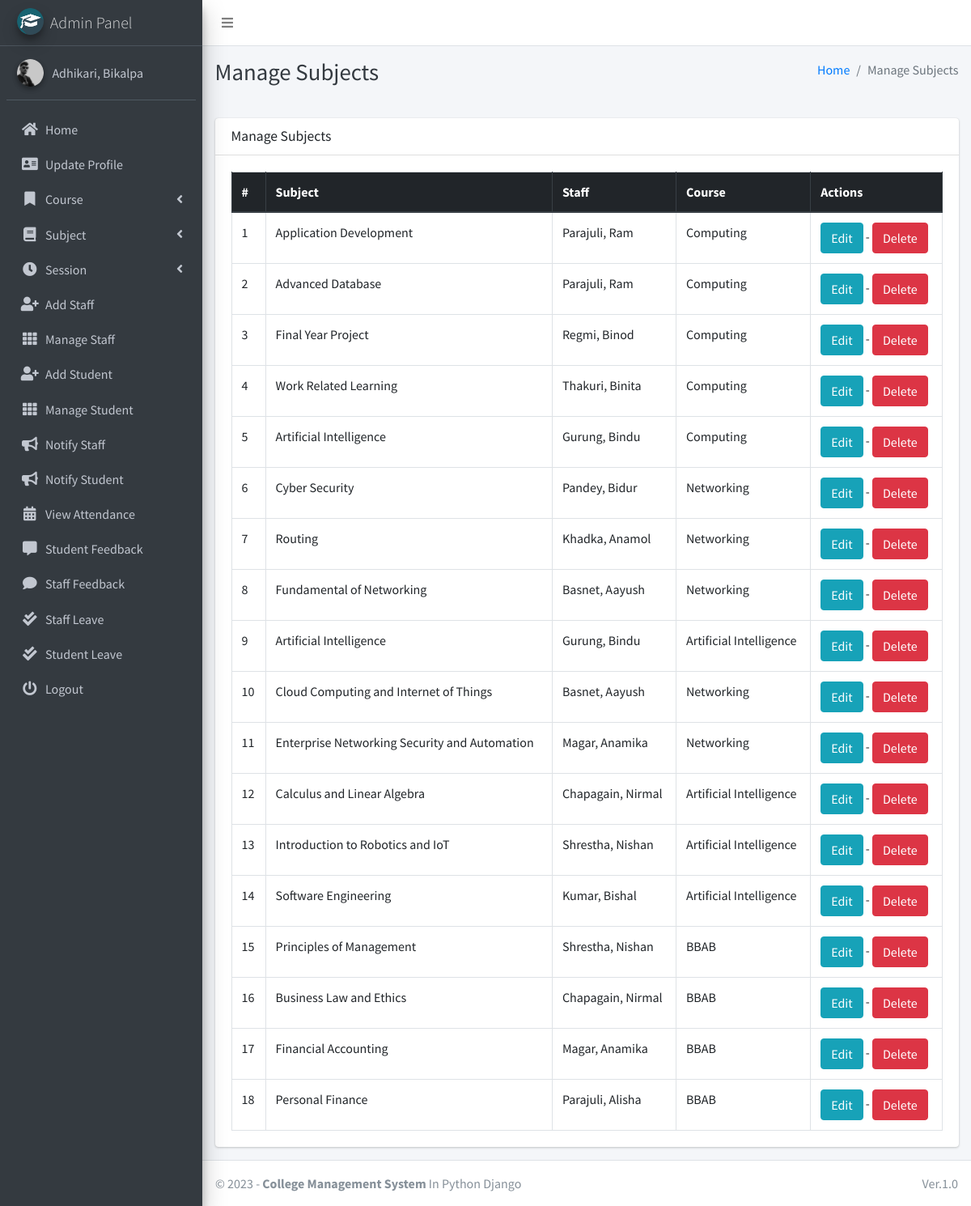
The app's page /subject/manage/ (signed in) with its own data.
### main_app/models.py (models this page shows, shortened)
class CustomUser(AbstractUser):
    USER_TYPE = ((1, "HOD"), (2, "Staff"), (3, "Student"))
    GENDER = [("M", "Male"), ("F", "Female")]
    username = None  # Removed username, using email instead
    email = models.EmailField(unique=True)
    user_type = models.CharField(default=1, choices=USER_TYPE, max_length=1)
    gender = models.CharField(max_length=1, choices=GENDER)
    profile_pic = models.ImageField()
    address = models.TextField()
    fcm_token = models.TextField(default="")  # For firebase notifications
    created_at = models.DateTimeField(auto_now_add=True)
    updated_at = models.DateTimeField(auto_now=True)
    USERNAME_FIELD = "email"
    REQUIRED_FIELDS = []
    objects = CustomUserManager()
    def __str__(self):
        return self.last_name + ", " + self.first_name

class Subject(models.Model):
    name = models.CharField(max_length=120)
    staff = models.ForeignKey(Staff,on_delete=models.CASCADE,)
    course = models.ForeignKey(Course, on_delete=models.CASCADE)
    updated_at = models.DateTimeField(auto_now=True)
    created_at = models.DateTimeField(auto_now_add=True)

class Staff(models.Model):
    course = models.ForeignKey(Course, on_delete=models.DO_NOTHING, null=True, blank=False)
    admin = models.OneToOneField(CustomUser, on_delete=models.CASCADE)

class Course(models.Model):
    name = models.CharField(max_length=120)
    created_at = models.DateTimeField(auto_now_add=True)
    updated_at = models.DateTimeField(auto_now=True)

### main_app/hod_views.py (the view)
# urls.py: path("subject/manage/", hod_views.manage_subject, name='manage_subject'),
def manage_subject(request):
    subjects = Subject.objects.all()
    context = {
        'subjects': subjects,
        'page_title': 'Manage Subjects'
    }
    return render(request, "hod_template/manage_subject.html", context)

### main_app/templates/hod_template/manage_subject.html
{% extends 'main_app/base.html' %}
{% load static %}
{% block page_title %}{{page_title}}{% endblock page_title %}
{% block content %}
<section class="content">
    <div class="container-fluid">
        <div class="row">
            <div class="col-md-12">
                <div class="card">
                    <div class="card-header">
                        <h3 class="card-title">{{page_title}}</h3>
                    </div>
                    <div class="card-body">
                        <table id="example2" class="table table-bordered table-hover">
                            <thead class="thead-dark">
                                <tr>
                                    <th>#</th>
                                    <th>Subject</th>
                                    <th>Staff</th>
                                    <th>Course</th>
                                    <th>Actions</th>
                                </tr>
                            </thead>
                            <tbody>
                                {% for subject in subjects %}
                                <tr>
                                    <td>{{ forloop.counter }}</td>
                                    <td>{{subject.name}}</td>
                                    <td>{{subject.staff.admin}}</td>
                                    <td>{{subject.course.name}}</td>
                                    <td>
                                        <a href="{% url 'edit_subject' subject.id %}" class="btn btn-info">Edit</a> -
                                        <a href="{% url 'delete_subject' subject.id %}" onclick="return confirm('Are you sure you want to delete this ?')" class="btn btn-danger">Delete</a>
                                    </td>
                                </tr>
                                {% endfor %}
                            </tbody>
                        </table>
                    </div>
                </div>
            </div>
        </div>
    </div>
</section>
{% endblock content %}

### main_app/templates/main_app/sidebar_template.html (shortened to what this page needs)
{% load static %}
<aside class="main-sidebar sidebar-dark-info elevation-4">
    {% if request.user.user_type == '1' %}
    <a href="{% url 'admin_home' %}" class="brand-link">
        <img src="{% static 'dist/img/cmsl.png' %} " alt="AdminLTE Logo"
            class="brand-image img-circle elevation-3" >
        <span class="brand-text font-weight-light">Admin Panel</span>
    </a>
    <div class="sidebar">
        <div class="user-panel mt-3 pb-3 mb-3 d-flex">
            <div class="image">
                <img src="{{ request.user.profile_pic}}" class="img-circle elevation-2" alt="User Image">
            </div>
            <div class="info">
                <a href="#" class="d-block">{{user}}</a>
            </div>
        </div>
        <nav class="mt-2">
            <ul class="nav nav-pills nav-sidebar flex-column" data-widget="treeview" role="menu" data-accordion="false">
                <li class="nav-item">
                    {% url 'admin_home' as admin_home %}
                    <a href="{{admin_home}}" class="nav-link {% if admin_home == request.path %} active {% endif %}">
                        <i class="nav-icon fas fa-home"></i>
                        <p>
                            Home
                        </p>
                    </a>
                </li>
                <li class="nav-item">
                    {% url 'admin_view_profile' as admin_view_profile %}
                    <a href="{{admin_view_profile}}"
                        class="nav-link {% if admin_view_profile == request.path %} active {% endif %}">
                        <i class="nav-icon fas fa-address-card"></i>
                        <p>
                            Update Profile
                        </p>
                    </a>
                </li>
                <li class="nav-item has-treeview">
                    <a href="#" class="nav-link">
                        <i class="nav-icon fas fa-bookmark"></i>
                        <p>
                            Course
                            <i class="fas fa-angle-left right"></i>
                        </p>
                    </a>
                </li>
                <li class="nav-item has-treeview">
                    <a href="#" class="nav-link">
                        <i class="nav-icon fas fa-book"></i>
                        <p>
                            Subject
                            <i class="fas fa-angle-left right"></i>
                        </p>
                    </a>
                </li>
                <li class="nav-item has-treeview">
                    <a href="#" class="nav-link">
                        <i class="nav-icon fas fa-clock"></i>
                        <p>
                            Session
                            <i class="fas fa-angle-left right"></i>
                        </p>
                    </a>
                </li>
                <li class="nav-item">
                    {% url 'add_staff' as add_staff %}
                    <a href="{{add_staff}}" class="nav-link {% if add_staff == request.path %} active {% endif %}">
                        <i class="nav-icon fas fa-user-plus"></i>
                        <p>
                            Add Staff
                        </p>
                    </a>
                </li>
                <li class="nav-item">
                    {% url 'manage_staff' as manage_staff %}
                    {% url 'edit_staff' staff_id as edit_staff %}
                    <a href="{{manage_staff}}"
                        class="nav-link {% if manage_staff == request.path or request.path == edit_staff %} active {% endif %}">
                        <i class="nav-icon fas fa-th"></i>
                        <p>
                            Manage Staff
                        </p>
                    </a>
                </li>
                <li class="nav-item">
                    {% url 'add_student' as add_student%}
                    <a href="{{add_student}}" class="nav-link  {% if add_student == request.path %} active {% endif %}">
                        <i class="nav-icon fas fa-user-plus"></i>
                        <p>
                            Add Student
                        </p>
                    </a>
                </li>
                <li class="nav-item">
                    {% url 'manage_student' as manage_student %}
                    {% url 'edit_student' student_id as edit_student %}
                    <a href="{{manage_student}}"
                        class="nav-link  {% if edit_student == request.path or manage_student == request.path %} active {% endif %}">
                        <i class="nav-icon fas fa-th"></i>
                        <p>
                            Manage Student
                        </p>
                    </a>
                </li>
                <li class="nav-item">
                    {% url 'admin_notify_staff' as admin_notify_staff %}
                    <a href="{{admin_notify_staff}}"
                        class="nav-link {% if admin_notify_staff == request.path %} active {% endif %}">
                        <i class="nav-icon fas fa-bullhorn"></i>
                        <p>
                            Notify Staff
                        </p>
                    </a>
                </li>
                <li class="nav-item">
                    {% url 'admin_notify_student' as admin_notify_student %}
                    <a href="{{admin_notify_student}}"
                        class="nav-link {% if admin_notify_student == request.path %} active {% endif %}">
                        <i class="nav-icon fas fa-bullhorn"></i>
                        <p>
                            Notify Student
                        </p>
                    </a>
                </li>
                <li class="nav-item">
                    {% url 'admin_view_attendance' as admin_view_attendance %}
                <li class="nav-item">
                    <a href="{{admin_view_attendance}}"
                        class="nav-link  {% if admin_view_attendance == request.path %} active {% endif %}">
                        <i class="nav-icon fas fa-calendar-alt"></i>
                        <p>
                            View Attendance
                        </p>
                    </a>
                </li>
                <li class="nav-item">
                    {% url 'student_feedback_message' as student_feedback_message %}
                    <a href="{{ student_feedback_message }}"
                        class="nav-link  {% if student_feedback_message == request.path %} active {% endif %}">
                        <i class="nav-icon fas fa-comment-alt"></i>
                        <p>
                            Student Feedback
                        </p>
                    </a>
                </li>
                <li class="nav-item">
                    {% url 'staff_feedback_message' as staff_feedback_message %}
                    <a href="{{staff_feedback_message}}"
                        class="nav-link   {% if staff_feedback_message == request.path %} active {% endif %}">
                        <i class="nav-icon fas fa-comment"></i>
                        <p>
                            Staff Feedback
                        </p>
                    </a>
                </li>
                <li class="nav-item">
                    {% url 'view_staff_leave' as view_staff_leave %}
                    <a href="{{view_staff_leave}}"
                        class="nav-link  {% if view_staff_leave == request.path %} active {% endif %}">
                        <i class="nav-icon fas fa-check-double"></i>
                        <p>
                            Staff Leave
                        </p>
                    </a>
                </li>
                <li class="nav-item">
                    {% url 'view_student_leave' as view_student_leave %}
                    <a href="{% url 'view_student_leave' %}"
                        class="nav-link  {% if view_student_leave == request.path %} active {% endif %}">
                        <i class="nav-icon fas fa-check-double"></i>
                        <p>
                            Student Leave
                        </p>
                    </a>
                </li>
                                        {% endif %}
                                        <li class="nav-item">
                                            <a href="{% url 'user_logout' %}"
                                                onclick="return confirm('Your session would be terminated.\n\nProceed?')"
                                                class="nav-link">
                                                <i class="nav-icon fas fa-power-off"></i>
                                                <p>
                                                    Logout
                                                </p>
                                            </a>
                                        </li>
                                    </ul>
                                </nav>
                            </div>
</aside>

### records on screen
CustomUser: user.profile_pic (picture), last_name+first_name "Adhikari, Bikalpa"
Subject: name "Application Development", staff.admin "Parajuli, Ram", course.name "Computing"
Subject: name "Advanced Database", staff.admin "Parajuli, Ram", course.name "Computing"
Subject: name "Final Year Project", staff.admin "Regmi, Binod", course.name "Computing"
Subject: name "Work Related Learning", staff.admin "Thakuri, Binita", course.name "Computing"
Subject: name "Artificial Intelligence", staff.admin "Gurung, Bindu", course.name "Computing"
Subject: name "Cyber Security", staff.admin "Pandey, Bidur", course.name "Networking"
Subject: name "Routing", staff.admin "Khadka, Anamol", course.name "Networking"
Subject: name "Fundamental of Networking", staff.admin "Basnet, Aayush", course.name "Networking"
Subject: name "Artificial Intelligence", staff.admin "Gurung, Bindu", course.name "Artificial Intelligence"
Subject: name "Cloud Computing and Internet of Things", staff.admin "Basnet, Aayush", course.name "Networking"
Subject: name "Enterprise Networking Security and Automation", staff.admin "Magar, Anamika", course.name "Networking"
Subject: name "Calculus and Linear Algebra", staff.admin "Chapagain, Nirmal", course.name "Artificial Intelligence"
Subject: name "Introduction to Robotics and IoT", staff.admin "Shrestha, Nishan", course.name "Artificial Intelligence"
Subject: name "Software Engineering", staff.admin "Kumar, Bishal", course.name "Artificial Intelligence"
Subject: name "Principles of Management", staff.admin "Shrestha, Nishan", course.name "BBAB"
Subject: name "Business Law and Ethics", staff.admin "Chapagain, Nirmal", course.name "BBAB"
Subject: name "Financial Accounting", staff.admin "Magar, Anamika", course.name "BBAB"
Subject: name "Personal Finance", staff.admin "Parajuli, Alisha", course.name "BBAB"

### other values on screen
{{ page_title }} "Manage Subjects"
